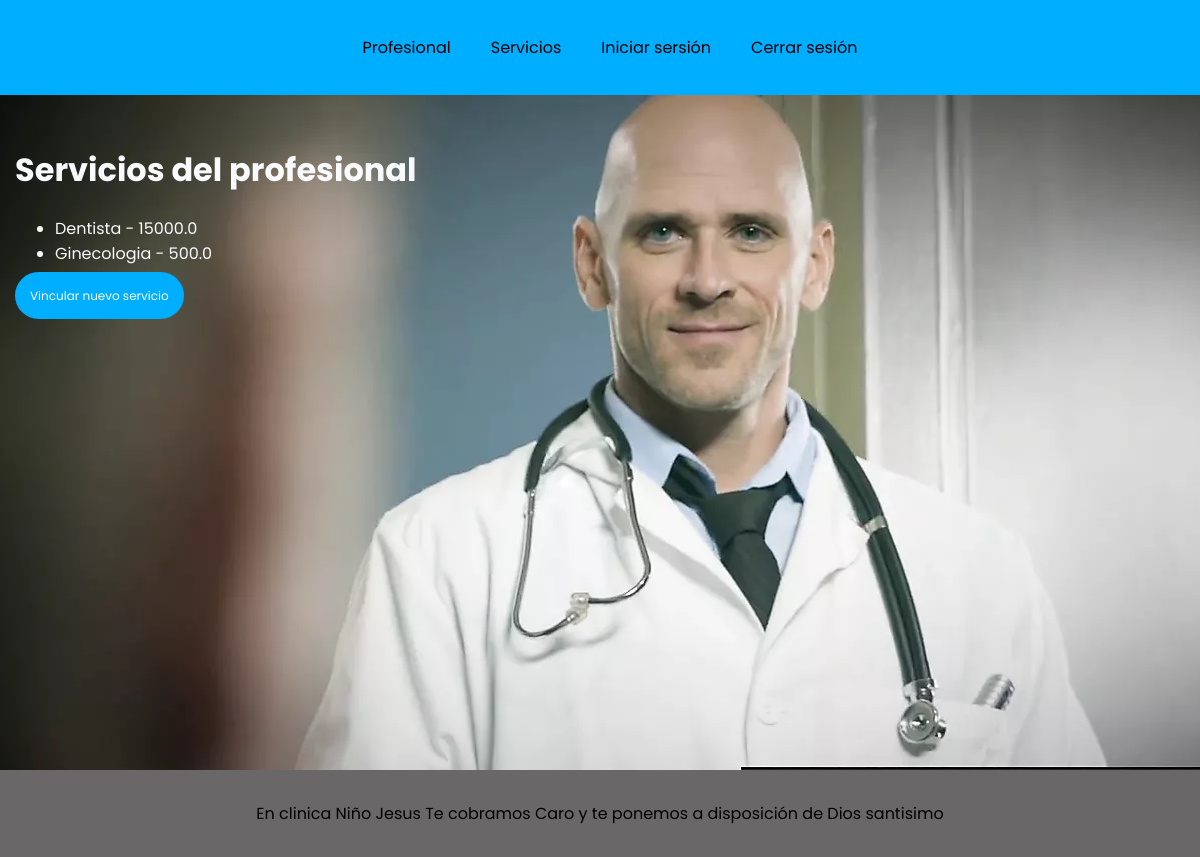
Screenshot of /profesionalservicio/servicios_profesional/2/ with the database file from the repository.
### apps/profesionalservicio/models.py (models this page shows)
class ProfesionalServicio(models.Model):
    profesional = models.ForeignKey(Profesional, on_delete = models.CASCADE)
    servicio = models.ForeignKey(Servicio, on_delete=models.CASCADE)
    fecha_borrado = models.DateField(null= True)

### apps/servicio/models.py (models this page shows, shortened)
class Servicio(models.Model):
    nombre = models.CharField(max_length=255)
    precio = models.FloatField()
    duracion = models.DurationField(default = timedelta(minutes=30))
    is_deleted = models.BooleanField(default=False)

### apps/profesionalservicio/views.py (the view)
# urls.py: path('servicios_profesional/<int:profesional_id>/', ServicioProfesionalListView.as_view(), name='lista_servicios_profesionales'),
class ServicioProfesionalListView(ListView):
    template_name = 'lista_servicios_profesionales.html'
    context_object_name = 'profesional_servicios'
    def get_context_data(self, **kwargs):
        context = super().get_context_data(**kwargs)
        profesional_id = self.kwargs['profesional_id']
        profesional = Profesional.objects.get(id=profesional_id)
        context['profesional'] = profesional
        context['vincular_url'] = reverse_lazy('profesionalservicio:vincular_servicio', kwargs={'profesional_id': profesional_id})
        return context
    def get_queryset(self):
        profesional_id = self.kwargs['profesional_id']
        return ProfesionalServicio.objects.filter(
            Q(profesional_id=profesional_id) & Q(servicio__is_deleted=False)
        )

### apps/profesionalservicio/templates/lista_servicios_profesionales.html
{% extends 'base.html' %}
{% block content %}
  <h1>Servicios del profesional</h1>
  {% if profesional_servicios %}
    <ul>
      {% for ps in profesional_servicios %}
        <li>
          <a href="{% url 'turno:seleccionar_fecha' servicio_id=ps.servicio.id profesionalservicio_id=ps.id %}">
            {{ ps.servicio.nombre }} - {{ ps.servicio.precio }}
          </a>
        </li>
      {% endfor %}
    </ul>
  {% else %}
    <p>No hay servicios disponibles</p>
  {% endif %}
  {% if profesional_servicios %}
    <a class="profesional-boton" href="{{ vincular_url }}">Vincular nuevo servicio</a>
  {% else %}
    <a class="profesional-boton" href="{{ vincular_url }}">Vincular nuevo servicio</a>
  {% endif %}
{% endblock %}

### apps/static/css/style_base.css (style rules this page uses)
html { font-family: 'Alfa Slab One', cursive; font-family: 'Poppins', sans-serif; background-color: #F9Fafc; height: 100%; }
body { display: flex; flex-direction: column; justify-content: space-between; align-items: center; min-height: 100%; margin: 0; }
a { text-decoration: none; color: inherit; }
.profesional-boton { margin-right: 10px; padding: 15px; background-color: rgb(0, 174, 255); border-radius: 30px; font-size: 12px; }

### rows the page displays
ProfesionalServicio: servicio.nombre "Dentista", servicio.precio "15000.0"
ProfesionalServicio: servicio.nombre "Ginecologia", servicio.precio "500.0"
